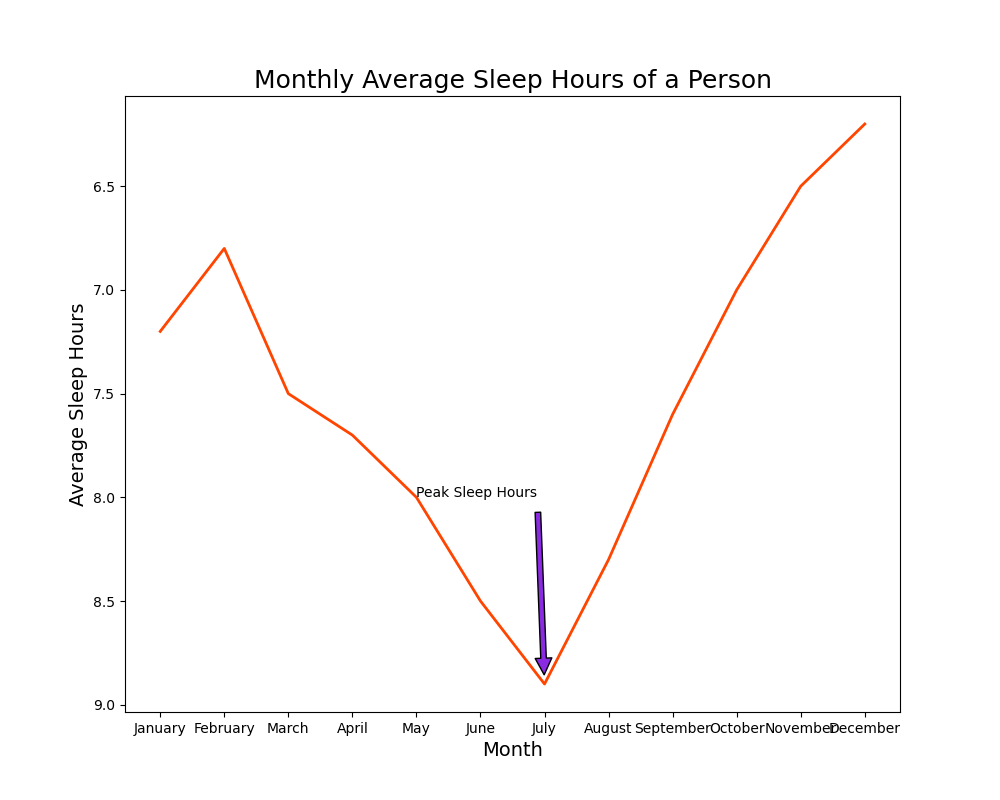

This figure's Python source:

import matplotlib.pyplot as plt

months = ['January', 'February', 'March', 'April', 'May', 'June', 
          'July', 'August', 'September', 'October', 'November', 'December']
average_sleep_hours = [7.2, 6.8, 7.5, 7.7, 8.0, 8.5, 8.9, 8.3, 7.6, 7.0, 6.5, 6.2]

plt.figure(figsize=(10, 8))

plt.plot(months, average_sleep_hours, color='#FF4500', linewidth=2)

plt.annotate('Peak Sleep Hours', xy=('July', 8.9), xytext=('May', 8.0),
             arrowprops=dict(facecolor='#8A2BE2', shrink=0.05))

plt.title('Monthly Average Sleep Hours of a Person', fontsize=18)
plt.xlabel('Month', fontsize=14)
plt.ylabel('Average Sleep Hours', fontsize=14)
plt.gca().invert_yaxis()

plt.show()
